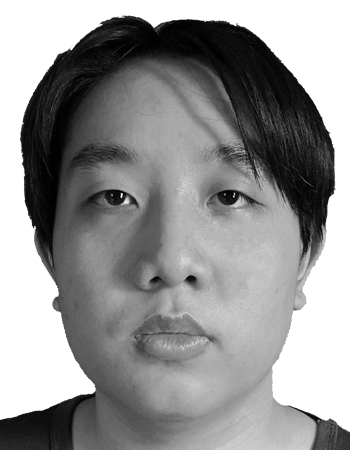
#> input picture lab2/self.bmp, 350 x 450 px, found by its file name; the run also reads 1 picture not shown here
$ python hist.py
#> lines starting #> are read from the running program, lines starting #| are printed output that depends on the picture
import cv2
import matplotlib.pyplot as plt
img = cv2.imread('D:\Lab\Telecommunication Lab\lab2\self.bmp',0)
#> img is the input picture: shape (450, 350); min 0, max 255, mean 148
compress = cv2.imread('D:\Lab\Telecommunication Lab\lab2\MyCompressedFace.jpeg',0)

#display
plt.subplot(1,2,1) # 1 row 2 colum img 1
plt.hist(img.ravel(),256,[0,256])
plt.title("Default_img")
plt.subplot(1,2,2) # 1 row 2 colum img 2
plt.hist(compress.ravel(),256,[0,256])
plt.title("Compressed_img")
plt.suptitle("Settasak Images")
plt.show()
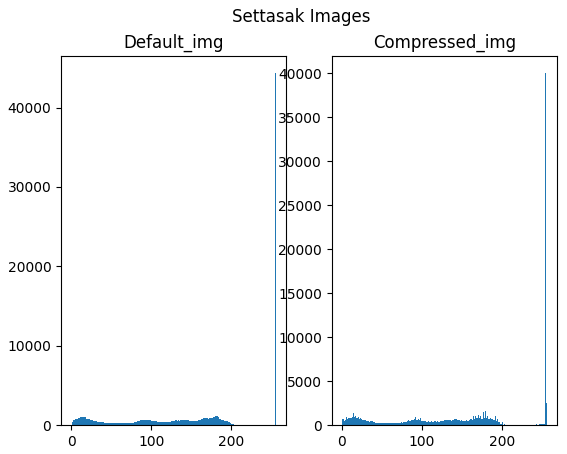
#> figure drawn by matplotlib, 2 panels; panel 1: tallest bar 44323 high, from x = 255 to 256; panel 2: tallest bar 40009 high, from x = 254 to 255
